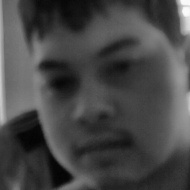
#> input picture FacialRecognition/dataset/User.1.1.jpg, 190 x 190 px, given in place of the camera
$ python 01_face_dataset.py
#> lines starting #> are read from the running program, lines starting #| are printed output that depends on the picture
''''
Capture multiple Faces from multiple users to be stored on a DataBase (dataset directory)
	==> Faces will be stored on a directory: dataset/ (if does not exist, pls create one)
	==> Each face will have a unique numeric integer ID as 1, 2, 3, etc

Based on original code by Anirban Kar: https://github.com/thecodacus/Face-Recognition

Developed by Marcelo Rovai - MJRoBot.org @ 21Feb18

'''

import cv2
import os

cam = cv2.VideoCapture(0)
cam.set(3, 640) # set video width
cam.set(4, 480) # set video height

face_detector = cv2.CascadeClassifier('haarcascade_frontalface_default.xml')

# For each person, enter one numeric face id
face_id = input('\n enter user id end press <return> ==>  ')

print("\n [INFO] Initializing face capture. Look the camera and wait ...")
# Initialize individual sampling face count
count = 0

while(True):

    ret, img = cam.read()
#> img is the input picture: shape (190, 190, 3); min 2, max 251, mean 70.9
    img = cv2.flip(img, 1) # flip video image vertically
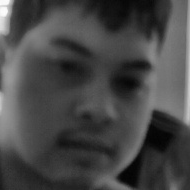
#> img: shape (190, 190, 3); min 2, max 251, mean 70.9
    gray = cv2.cvtColor(img, cv2.COLOR_BGR2GRAY)
    clahe = cv2.createCLAHE(clipLimit=2.0, tileGridSize=(8,8))
    gray = clahe.apply(gray)
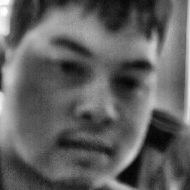
#> gray: shape (190, 190); min 3, max 255, mean 96.5
    faces = face_detector.detectMultiScale(gray, 1.3, 5)
#> faces = ()

    for (x,y,w,h) in faces:

        cv2.rectangle(img, (x,y), (x+w,y+h), (255,0,0), 2)
        count += 1

        # Save the captured image into the datasets folder
        cv2.imwrite("dataset/User." + str(face_id) + '.' + str(count) + ".jpg", gray[y:y+h,x:x+w])

        cv2.imshow('image', img)
#> this loop made 0 passes
#> after the loop, count = 0

    k = cv2.waitKey(100) & 0xff # Press 'ESC' for exiting video
#> (key Esc is pressed here)
    if k == 27:
        break
    elif count >= 30: # Take 30 face sample and stop video
         break

# Do a bit of cleanup
print("\n [INFO] Exiting Program and cleanup stuff")
cam.release()
cv2.destroyAllWindows()

$ run again, on FacialRecognition/dataset/User.1.10.jpg
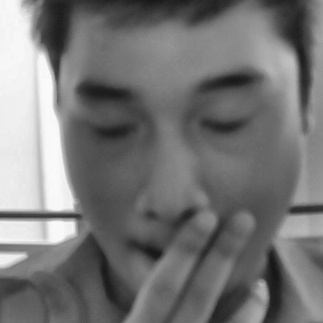
#> input picture FacialRecognition/dataset/User.1.10.jpg, 323 x 323 px, given in place of the camera
#> img is the input picture: shape (323, 323, 3); min 21, max 252, mean 117.8
#> `img = cv2.flip(img, 1)`:
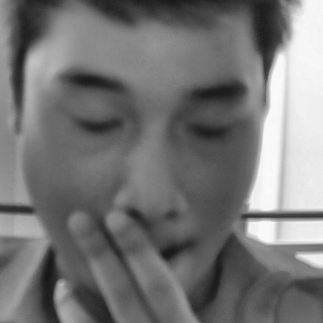
#> img: shape (323, 323, 3); min 21, max 252, mean 117.8
#> `gray = clahe.apply(gray)`:
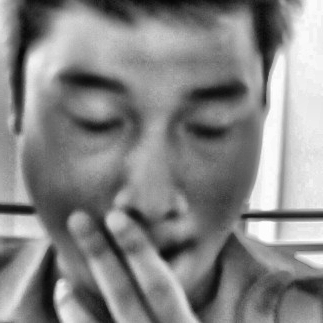
#> gray: shape (323, 323); min 6, max 254, mean 133.7
#> faces = ()
#> after the loop `for (x,y,w,h) in faces:`: count = 0

$ run again, on FacialRecognition/dataset/User.1.11.jpg
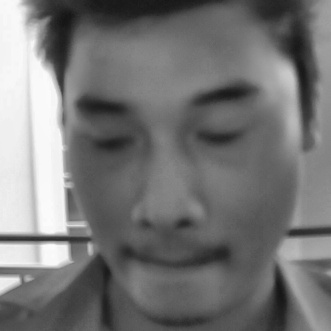
#> input picture FacialRecognition/dataset/User.1.11.jpg, 331 x 331 px, given in place of the camera
#> img is the input picture: shape (331, 331, 3); min 20, max 253, mean 117.5
#> `img = cv2.flip(img, 1)`:
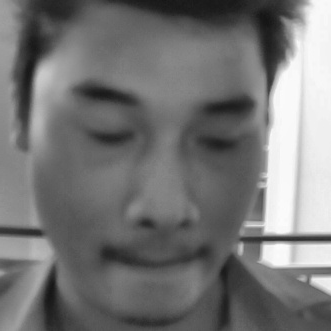
#> img: shape (331, 331, 3); min 20, max 253, mean 117.5
#> `gray = clahe.apply(gray)`:
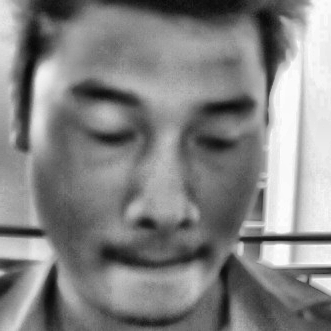
#> gray: shape (331, 331); min 8, max 254, mean 131.7
#> faces = ()
#> after the loop `for (x,y,w,h) in faces:`: count = 0

$ run again, on FacialRecognition/dataset/User.1.13.jpg
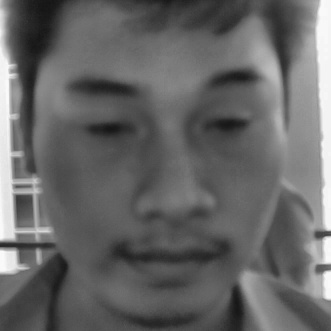
#> input picture FacialRecognition/dataset/User.1.13.jpg, 331 x 331 px, given in place of the camera
#> img is the input picture: shape (331, 331, 3); min 20, max 252, mean 102.1
#> `img = cv2.flip(img, 1)`:
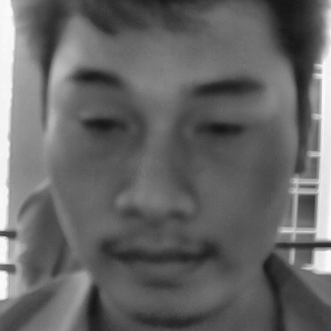
#> img: shape (331, 331, 3); min 20, max 252, mean 102.1
#> `gray = clahe.apply(gray)`:
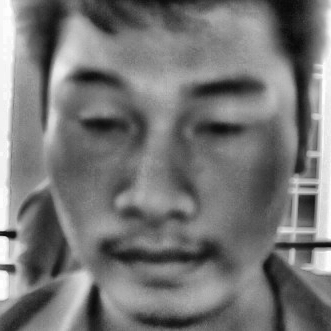
#> gray: shape (331, 331); min 8, max 255, mean 118
#> faces = ()
#> after the loop `for (x,y,w,h) in faces:`: count = 0
